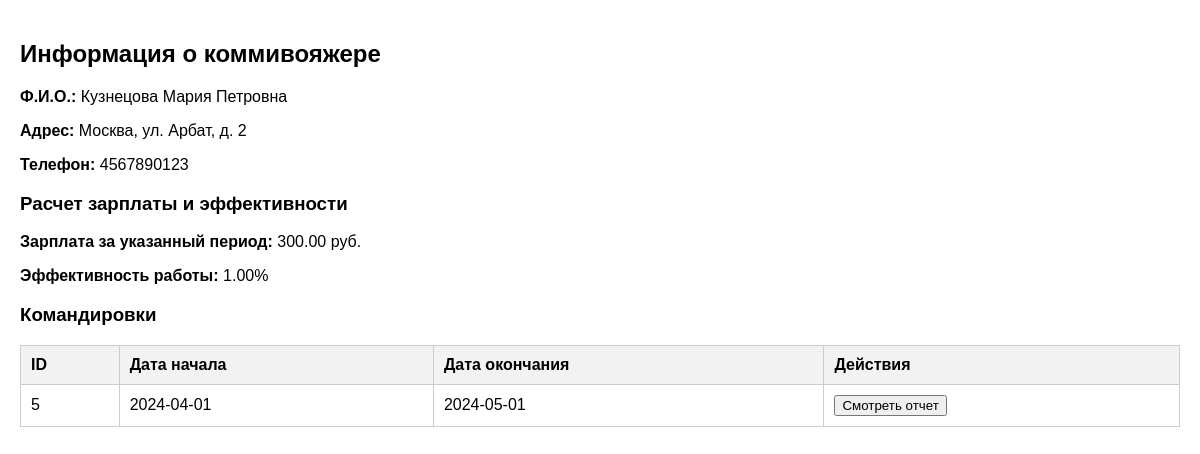
The app's page /project_salesmen/php/commissioner.php?commissioner_id=4 (signed in) with its own data.
### tables this page shows
CREATE TABLE IF NOT EXISTS commissioners (
    id INT AUTO_INCREMENT PRIMARY KEY,
    full_name VARCHAR(255) NOT NULL,
    address VARCHAR(255),
    phone VARCHAR(15) NOT NULL
);

CREATE TABLE IF NOT EXISTS business_trips (
    id INT AUTO_INCREMENT PRIMARY KEY,
    commissioner_id INT NOT NULL,
    start_date DATE NOT NULL,
    end_date DATE NOT NULL,
    FOREIGN KEY (commissioner_id) REFERENCES commissioners(id)
);

### project_salesmen/php/commissioner.php (the view, shortened to what this page needs)
<?php
require_once 'connection.php';
$commissioner_id = $_GET['commissioner_id'] ?? null;
$stmt = $pdo->prepare("SELECT * FROM commissioners WHERE id = :commissioner_id");
$stmt->execute(['commissioner_id' => $commissioner_id]);
$commissioner = $stmt->fetch(PDO::FETCH_ASSOC);
$stmt = $pdo->prepare("SELECT bt.id, bt.start_date, bt.end_date FROM business_trips bt WHERE bt.commissioner_id = :commissioner_id");
$stmt->execute(['commissioner_id' => $commissioner_id]);
$trips = $stmt->fetchAll(PDO::FETCH_ASSOC);
$total_earned = 0;
$total_taken = 0;
$total_returned = 0;
$percentage = 0.10;
foreach ($trips as $trip) {
    $stmt = $pdo->prepare("SELECT pit.quantity_taken, pr.quantity_returned, p.price
                           FROM products_in_trip pit
                           LEFT JOIN products p ON pit.product_id = p.id
                           LEFT JOIN products_returned pr ON pr.trip_id = pit.trip_id AND pr.product_id = pit.product_id
                           WHERE pit.trip_id = :trip_id");
    $stmt->execute(['trip_id' => $trip['id']]);
    $products = $stmt->fetchAll(PDO::FETCH_ASSOC);
    foreach ($products as $product) {
        $quantity_taken = $product['quantity_taken'];
        $quantity_returned = $product['quantity_returned'] ?? 0;
        $price = $product['price'];
        $revenue = $quantity_taken * $price;
        $total_earned += $revenue * $percentage;
        $total_taken += $quantity_taken;
        $total_returned += $quantity_returned;
    }
}
$efficiency = $total_returned > 0 ? ($total_taken / $total_returned) : 0;
?>
<!DOCTYPE html>
<html lang="ru">
<head>
    <link rel="stylesheet" href="../css/styles.css">
</head>
<body>
    <section>
        <h1>Информация о коммивояжере</h1>
        <p><strong>Ф.И.О.: </strong><?php echo htmlspecialchars($commissioner['full_name'], ENT_QUOTES, 'UTF-8'); ?></p>
        <p><strong>Адрес: </strong><?php echo htmlspecialchars($commissioner['address'], ENT_QUOTES, 'UTF-8'); ?></p>
        <p><strong>Телефон: </strong><?php echo htmlspecialchars($commissioner['phone'], ENT_QUOTES, 'UTF-8'); ?></p>
        <h3>Расчет зарплаты и эффективности</h3>
        <p><strong>Зарплата за указанный период: </strong><?php echo number_format($total_earned, 2); ?> руб.</p>
        <p><strong>Эффективность работы: </strong><?php echo number_format($efficiency, 2); ?>%</p>
        <h3>Командировки</h3>
        <table>
            <thead>
                <tr>
                    <th>ID</th>
                    <th>Дата начала</th>
                    <th>Дата окончания</th>
                    <th>Действия</th>
                </tr>
            </thead>
            <tbody>
                <?php foreach ($trips as $trip): ?>
                    <tr>
                        <td><?php echo htmlspecialchars($trip['id'], ENT_QUOTES, 'UTF-8'); ?></td>
                        <td><?php echo htmlspecialchars($trip['start_date'], ENT_QUOTES, 'UTF-8'); ?></td>
                        <td><?php echo htmlspecialchars($trip['end_date'], ENT_QUOTES, 'UTF-8'); ?></td>
                        <td><button class="report-button" data-id="<?php echo $trip['id']; ?>">Смотреть отчет</button></td>
                    </tr>
                <?php endforeach; ?>
            </tbody>
        </table>
    </section>
</body>
</html>

### project_salesmen/css/styles.css (style rules this page uses)
body { font-family: Arial, sans-serif; margin: 0; padding: 0; }
section { padding: 20px; }
table { width: 100%; border-collapse: collapse; }
table, th, td { border: 1px solid #ccc; }
th, td { padding: 10px; text-align: left; }
th { background-color: #f2f2f2; }

### records on screen
commissioners: full_name "Кузнецова Мария Петровна", address "Москва, ул. Арбат, д. 2", phone "4567890123"
business_trips: id "5", start_date "2024-04-01", end_date "2024-05-01"

### other values on screen
$total_earned "300.00"
$efficiency "1.00"
